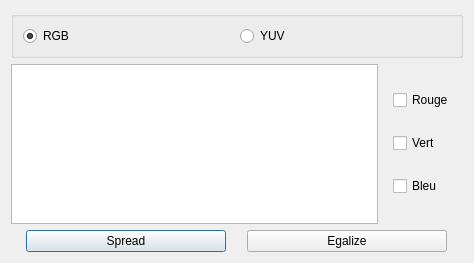
<?xml version="1.0" encoding="UTF-8"?>
<ui version="4.0">
 <class>Histogramme</class>
 <widget class="QDialog" name="Histogramme">
  <property name="windowModality">
   <enum>Qt::ApplicationModal</enum>
  </property>
  <property name="geometry">
   <rect>
    <x>0</x>
    <y>0</y>
    <width>474</width>
    <height>263</height>
   </rect>
  </property>
  <property name="mouseTracking">
   <bool>false</bool>
  </property>
  <property name="windowTitle">
   <string>Histogramme</string>
  </property>
  <property name="windowOpacity">
   <double>1.000000000000000</double>
  </property>
  <layout class="QGridLayout" name="gridLayout">
   <item row="4" column="0">
    <layout class="QHBoxLayout" name="horizontalLayout_4">
     <property name="leftMargin">
      <number>0</number>
     </property>
     <property name="topMargin">
      <number>0</number>
     </property>
     <property name="rightMargin">
      <number>0</number>
     </property>
     <item>
      <widget class="QPushButton" name="spreadButton">
       <property name="maximumSize">
        <size>
         <width>200</width>
         <height>16777215</height>
        </size>
       </property>
       <property name="text">
        <string>Spread</string>
       </property>
      </widget>
     </item>
     <item>
      <widget class="QPushButton" name="egalizeButton">
       <property name="maximumSize">
        <size>
         <width>200</width>
         <height>16777215</height>
        </size>
       </property>
       <property name="text">
        <string>Egalize</string>
       </property>
      </widget>
     </item>
    </layout>
   </item>
   <item row="1" column="0">
    <layout class="QVBoxLayout" name="verticalLayout">
     <item>
      <widget class="QGroupBox" name="groupBox">
       <property name="title">
        <string/>
       </property>
       <layout class="QHBoxLayout" name="horizontalLayout_2">
        <item>
         <layout class="QHBoxLayout" name="horizontalLayout">
          <item>
           <widget class="QRadioButton" name="RGBradio">
            <property name="text">
             <string>RGB</string>
            </property>
            <property name="checked">
             <bool>true</bool>
            </property>
           </widget>
          </item>
          <item>
           <widget class="QRadioButton" name="YUVradio">
            <property name="text">
             <string>YUV</string>
            </property>
           </widget>
          </item>
         </layout>
        </item>
       </layout>
      </widget>
     </item>
     <item>
      <layout class="QHBoxLayout" name="horizontalLayout_3">
       <item>
        <widget class="QGraphicsView" name="gV">
         <property name="cursor" stdset="0">
          <cursorShape>CrossCursor</cursorShape>
         </property>
         <property name="autoFillBackground">
          <bool>true</bool>
         </property>
         <property name="sceneRect">
          <rectf>
           <x>0.000000000000000</x>
           <y>-70.000000000000000</y>
           <width>257.000000000000000</width>
           <height>70.000000000000000</height>
          </rectf>
         </property>
         <property name="alignment">
          <set>Qt::AlignBottom|Qt::AlignHCenter</set>
         </property>
        </widget>
       </item>
       <item>
        <widget class="QFrame" name="verticalFrame_2">
         <property name="minimumSize">
          <size>
           <width>10</width>
           <height>0</height>
          </size>
         </property>
         <layout class="QVBoxLayout" name="verticalLayout_2">
          <item>
           <widget class="QCheckBox" name="checkR">
            <property name="text">
             <string>Rouge</string>
            </property>
           </widget>
          </item>
          <item>
           <widget class="QCheckBox" name="checkG">
            <property name="text">
             <string>Vert</string>
            </property>
           </widget>
          </item>
          <item>
           <widget class="QCheckBox" name="checkB">
            <property name="text">
             <string>Bleu</string>
            </property>
           </widget>
          </item>
         </layout>
        </widget>
       </item>
      </layout>
     </item>
    </layout>
   </item>
  </layout>
 </widget>
 <resources/>
 <connections/>
</ui>
